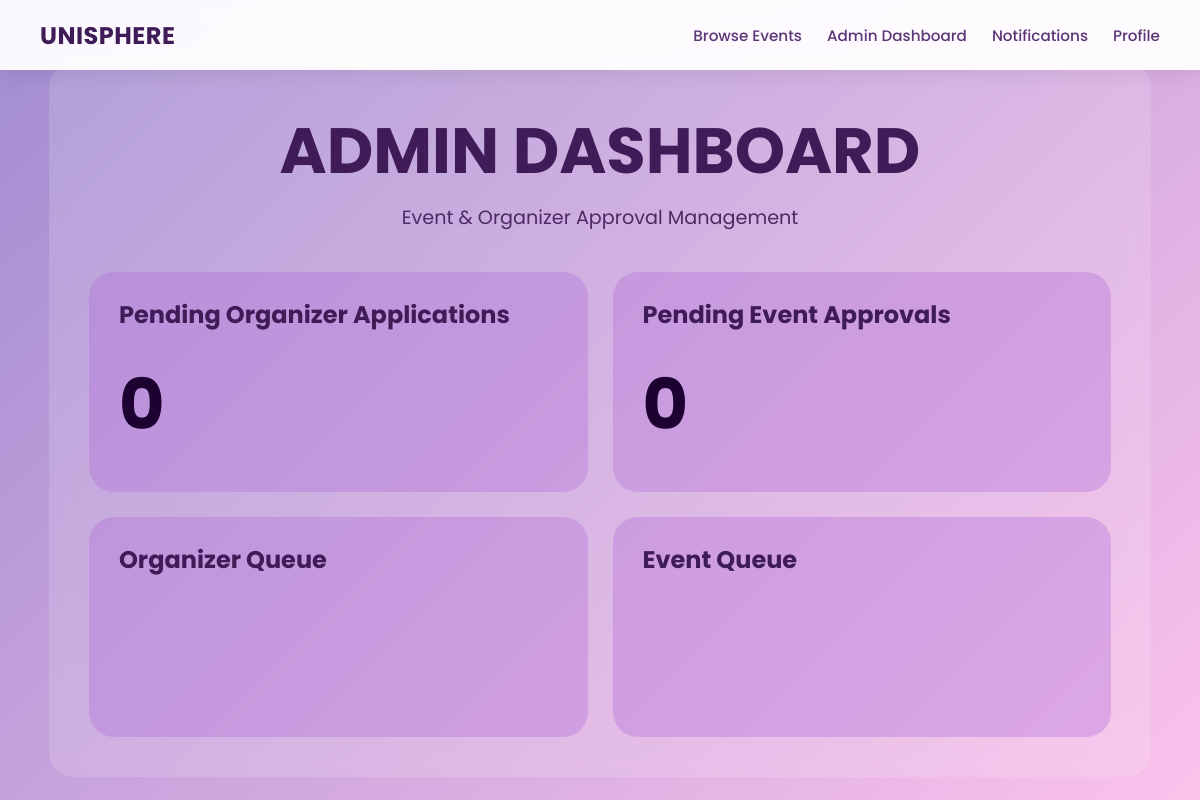
The page /admin_dashboard (signed in) on the database as committed earlier.
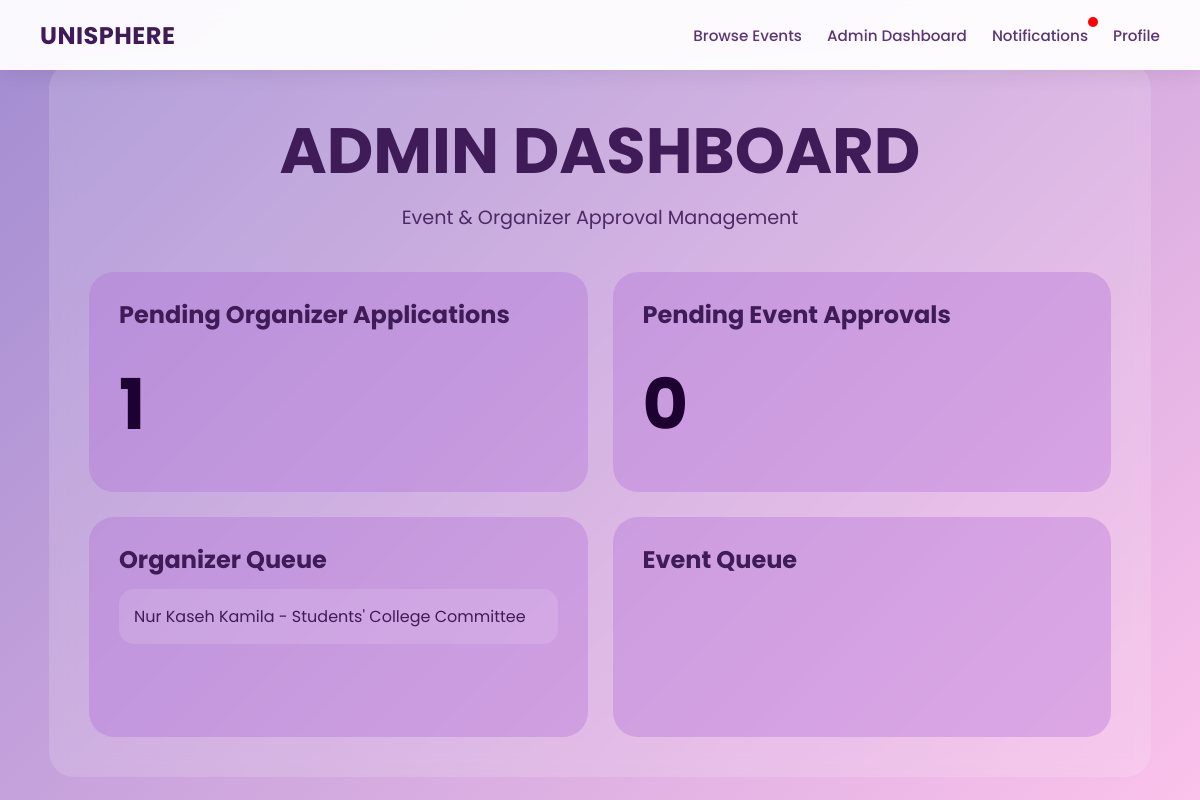
The same page on the database as committed later.
### tables this page shows
CREATE TABLE organizer_applications (
    application_id INTEGER PRIMARY KEY AUTOINCREMENT,
    student_id VARCHAR(10) NOT NULL,
    club_body TEXT NOT NULL,
    position_title TEXT NOT NULL,
    proof_document TEXT NOT NULL,
    application_status TEXT NOT NULL DEFAULT 'Pending' CHECK(application_status IN ('Pending', 'Approved', 'Rejected')),
    submitted_at TIMESTAMP DEFAULT CURRENT_TIMESTAMP,
    rejected_date DATE,
    FOREIGN KEY (student_id) REFERENCES users_general(student_id)
);

CREATE TABLE users_general (
    student_id varchar(10) PRIMARY KEY,
    name TEXT NOT NULL,
    username TEXT NOT NULL UNIQUE,
    email TEXT NOT NULL UNIQUE,
    password TEXT NOT NULL,
    keyword TEXT,
    role TEXT NOT NULL CHECK(role IN ('user', 'organizer', 'admin')),
    is_verified INTEGER DEFAULT 0,
    pending_email TEXT,
    security_question TEXT
);

### app.py (the view)
@app.route('/admin_dashboard')
def admin_dashboard():
    username = session.get('user')
    if not username:
        return redirect(url_for('signin'))
    if session.get('role') != 'admin':
        flash("Access denied.")
        return redirect(url_for('user_dashboard'))
    conn = get_db_connection()
    cursor = conn.cursor()
    cursor.execute("""SELECT * FROM users_general WHERE username = ?""", (username,))
    user = cursor.fetchone()
    if user is None:
        conn.close()
        return redirect(url_for('signin'))
    cursor.execute("""SELECT organizer_applications.*, users_general.name, users_general.username, users_general.email,
    users_general.keyword FROM organizer_applications JOIN users_general ON organizer_applications.student_id = users_general.student_id
    WHERE organizer_applications.application_status = ?""", ("Pending",))
    organizer_applications = cursor.fetchall()
    cursor.execute("SELECT * FROM events WHERE event_status = ?", ('Pending',))
    pending_events = cursor.fetchall()
    conn.close()
    return render_template('admin_dashboard.html', user=user, organizer_applications=organizer_applications, pending_events=pending_events)

### app.py (called while the page is built)
def get_db_connection():
    conn = sqlite3.connect('database.db')
    conn.row_factory = sqlite3.Row
    conn.execute("PRAGMA foreign_keys = 1")
    return conn

@app.context_processor
def inject_notifications():
    if 'student_id' not in session:
        return dict(unread_notifications=0)
    conn = get_db_connection()
    cursor = conn.cursor()
    cursor.execute("SELECT COUNT(*) AS total FROM notifications WHERE student_id = ? AND is_read = 0",
    (session['student_id'],))
    result = cursor.fetchone()
    conn.close()
    return dict(unread_notifications=result['total'])

### templates/admin_dashboard.html (shortened to what this page needs)
<!DOCTYPE html>
<html lang="en">
    <head>
    </head>
    <body>
        <nav class="navbar">
            <a class="navbar-brand" href="/user_dashboard">UniSphere</a>
            <div class="navbar-links">
                {% if session.get('role') == 'user' %}
                    <a href="/eventbrowsing">Browse Events</a>
                    <a href="/be_organizer">Become Organizer</a>
                    <a href="/notifications" class="notification-link">
                        Notifications
                        {% if unread_notifications > 0 %}
                            <span class="notification-dot"></span>
                        {% endif %}
                    </a>
                    <a href="/user_dashboard">Profile</a>
                {% elif session.get('role') == 'admin' %}
                    <a href="/eventbrowsing">Browse Events</a>
                    <a href="/admin_dashboard">Admin Dashboard</a>
                    <a href="/notifications" class="notification-link">
                        Notifications
                        {% if unread_notifications > 0 %}
                            <span class="notification-dot"></span>
                        {% endif %}
                    </a>
                    <a href="/user_dashboard">Profile</a>
                {% endif %}
            </div>
        </nav>
        <div class="admin_dashboard">
            <h1 class="title">Admin Dashboard</h1>
            <p class="subtitle">Event & Organizer Approval Management</p>
            <div class="grid">
                <div class="card">
                    <h2>Pending Organizer Applications</h2>
                    <div class="big-number">{{ organizer_applications|length }}</div>
                </div>
                <div class="card">
                    <h2>Pending Event Approvals</h2>
                    <div class="big-number">{{ pending_events|length }}</div>
                </div>
                <div class="card">
                    <h2>Organizer Queue</h2>
                    {% for application in organizer_applications %}
                        <div class="request-item organizer-item"
                            data-id="{{ application.application_id }}"
                            data-student="{{ application.student_id }}"
                            data-name="{{ application.name }}"
                            data-username="{{ application.username }}"
                            data-email="{{ application.email }}"
                            data-club="{{ application.club_body }}"
                            data-position="{{ application.position_title }}"
                            data-doc="{{ application.proof_document }}">
                            {{ application.name }} - {{ application.club_body }}
                        </div>
                    {% endfor %}
                </div>
                <div class="card">
                    <h2>Event Queue</h2>
                </div>
            </div>
        </div>
    </body>
</html>

### templates/admin_dashboard.html (style rules this page uses)
* { margin: 0; padding: 0; box-sizing: border-box; font-family: 'Poppins', sans-serif; }
body { background: linear-gradient(135deg, #a18cd1 0%, #fbc2eb 100%); display: flex; justify-content: center; align-items: center; min-height: 100vh; padding: 20px; padding-top: 60px; }
.admin_dashboard { width: 95%; max-width: 1400px; padding: 40px; border-radius: 25px; background: rgba(255,255,255,0.15); backdrop-filter: blur(10px); display: flex; flex-direction: column; align-items: center; color: #351649; }
.title { font-size:4rem; font-weight:700; text-transform:uppercase; margin-bottom:5px; color:#3f1b57; }
.subtitle { font-size:1.2rem; opacity:0.9; margin-bottom:40px; color:#3f1b57; }
.grid { width:100%; max-width:1200px; display:grid; grid-template-columns:1fr 1fr; gap:25px; }
.card { background: rgba(176,106,214,0.35); border-radius:25px; padding:25px 30px; transition:all 0.3s ease; min-height:220px; }
.card h2, .profile-content p { color:#3f1b57; }
.navbar { position: fixed; top: 0; left: 0; width: 100%; height: 70px; background: rgba(255, 255, 255, 0.95); backdrop-filter: blur(8px); box-shadow: 0 4px 20px rgba(0, 0, 0, 0.08); display: flex; align-items: center; justify-content: space-between; padding: 0 40px; z-index: 1000; }
.notification-link { position:relative; }
.notification-dot { position:absolute; width:10px; height:10px; background:red; border-radius:50%; top:-3px; right:-10px; }
.navbar-brand { font-size: 1.5rem; font-weight: 700; color: #3f1b57; text-decoration: none; text-transform: uppercase; letter-spacing: 0.5px; }
.navbar-links { display: flex; gap: 25px; align-items: center; }
.navbar-links a { color: #5c3576; text-decoration: none; font-size: 0.95rem; font-weight: 500; transition: color 0.2s; position: relative; padding: 4px 0; }
.navbar-links a::after { content: ''; position: absolute; width: 0; height: 2px; bottom: 0; left: 0; background-color: #7b2cbf; transition: width 0.2s ease; }
.big-number { font-size:70px; font-weight:700; margin-top:20px; color:#1d0131; }
.request-item { background:rgba(255,255,255,0.12); padding:15px; border-radius:15px; margin-top:12px; cursor:pointer; transition:0.2s; color:#3f1b57; }

Rows that differ between the two databases and show on the page:
added organizer_applications: name "Nur Kaseh Kamila", club_body "Students' College Committee"
Other text that changed with them:
{{ organizer_applications|length }}: "0" → "1"
